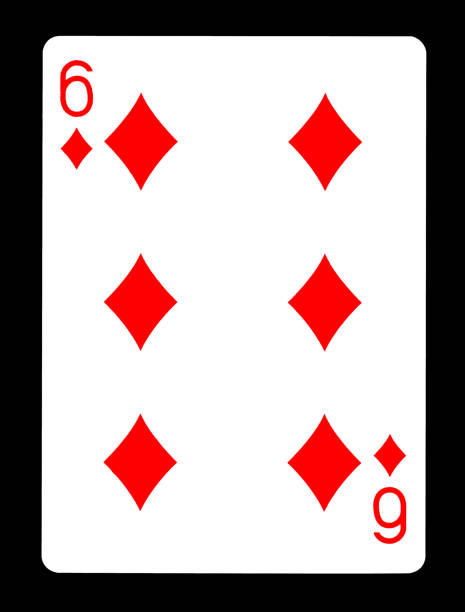
#> input picture Imagenes/seis.jpg, 465 x 612 px
$ jupyter execute --allow-errors tarea_1.ipynb
#> lines starting #> are read from the running program, lines starting #| are printed output that depends on the picture; after the words box and inside, x2 and y2 are one past the last pixel; in counts of white or black regions, pixels touching at a corner belong together
# Librerías

[cell 1]
import numpy as np
import matplotlib.pyplot as plt
from pathlib import Path
from PIL import Image
import cv2

# Funciones y Clases Generales

[cell 2]
class ROISelector:
    '''
    Clase para seleccionar un ROI de una imagen.
    '''
    def __init__(self, image):
        self.image = image.copy()
        self.clone = self.image.copy()
        self.x_init, self.y_init = -1, -1
        self.roi = None

    def select_roi(self, event, x, y, flags, param):
        '''
        Método para seleccionar un ROI de una imagen.

        Parámetros:
            event (cv2 event): evento de OpenCV
            x (int): coordenada x del mouse
            y (int): coordenada y del mouse
            flags (int): flags de OpenCV
            param (any): parámetro adicional
        '''
        if event == cv2.EVENT_LBUTTONDOWN:
            self.x_init, self.y_init = x, y
        elif event == cv2.EVENT_MOUSEMOVE and flags == cv2.EVENT_FLAG_LBUTTON:
            self.image = self.clone.copy()
            cv2.rectangle(self.image, (self.x_init, self.y_init), (x, y), (255, 255, 255), 2)
        elif event == cv2.EVENT_LBUTTONUP:
            self.roi = self.clone[min(self.y_init, y):max(self.y_init, y),
                                 min(self.x_init, x):max(self.x_init, x)]
            cv2.rectangle(self.image, (self.x_init, self.y_init), (x, y), (255, 255, 255), 2)
            cv2.imshow("ROI", self.roi)

    def run(self):
        '''
        Método para ejecutar la selección del ROI.

        Retorno:
            np.array: ROI seleccionado
        '''
        cv2.namedWindow("Image")
        cv2.setMouseCallback("Image", self.select_roi)

        while True:
            cv2.imshow("Image", self.image)
            key = cv2.waitKey(1) & 0xFF

            if key == 27:
                print("Proceso terminado por el usuario.")
                break
            elif self.roi is not None and (key == 13 or key == 10):
                print("ROI seleccionada, devolviendo el array.")
                cv2.destroyAllWindows()
                return self.roi

        cv2.destroyAllWindows()
        return None

[cell 3]
def convolution(image, kernel):
    '''
    Ejecuta la operación de convolución a la imagen con el kernel dado.

    Parámetros:
        image (np.array): imagen de entrada
        kernel (np.array): kernel de convolución

    Retorno:
        np.array: imagen resultante de la convolución
    '''
    # Obtener las dimensiones de la imagen y el kernel
    image_h, image_w = image.shape
    kernel_h, kernel_w = kernel.shape

    # Calcular el padding para cada dimensión (alto y ancho)
    pad_h = kernel_h // 2
    pad_w = kernel_w // 2

    # Crear la imagen con padding
    padded_image = np.zeros((image_h + kernel_h - 1, image_w + kernel_w - 1))
    padded_image[pad_h:pad_h + image_h, pad_w:pad_w + image_w] = image

    # Proceso de convolución
    output = np.zeros_like(image)

    for y in range(image_h):
        for x in range(image_w):
            output[y, x] = np.sum(kernel * padded_image[y:y+kernel_h, x:x+kernel_w])

    return output

def filter_for_image(image, kernel):
    '''
    Crea un filtro para una imagen con un kernel dado.

    Parámetros:
        image (np.array): imagen de entrada
        kernel (np.array): kernel de convolución

    Retorno:
        np.array: filtro para la imagen
    '''
    # Creación de filtro para imagen
    filtro_detector = convolution(image, kernel)

    # Eliminamos filas y columnas que tienen solo 0's
    row_not_zeros = np.any(filtro_detector != 0, axis=1)
    col_not_zeros = np.any(filtro_detector != 0, axis=0)
    filtro_detector = filtro_detector[row_not_zeros][:, col_not_zeros]

    return filtro_detector

def show_image(images, titles):
    '''
    Muestra una o un conjunto de imágenes en un solo plot, destacan las dimensiones de cada imagen.

    Parámetros
        images (np.array, list): Imagen o lista de imágenes a mostrar.
    '''
    if not isinstance(images, list):
        plot_images = [images]
        titles = [titles]

    fig, axs = plt.subplots(1, len(images), figsize = (20, 10))

    # Si solo hay una imagen, axs no es una lista, así que lo convertimos en lista para simplificar el bucle
    if len(images) == 1:
        axs = [axs]

    for i, image in enumerate(images):
        axs[i].imshow(image, cmap = 'gray')
        axs[i].set_title(titles[i])

# Detección de letra `L`

[cell 4]
L_letter = np.zeros((10, 10))
L_letter[3:6, 3] = 1  # Parte vertical de la "L"
L_letter[5, 3:5] = 1  # Parte horizontal de la "L"

kernel = np.array([[-1, -1, -1],
                   [-1,  8, -1],
                   [-1, -1, -1]])

[cell 5]
filter_for_L = filter_for_image(L_letter, kernel)
L_founded = convolution(L_letter, filter_for_L)

[cell 6]
show_image([L_letter, filter_for_L, L_founded], ['Letra L', 'Filtro Detector', 'Resultado de la convolución'])
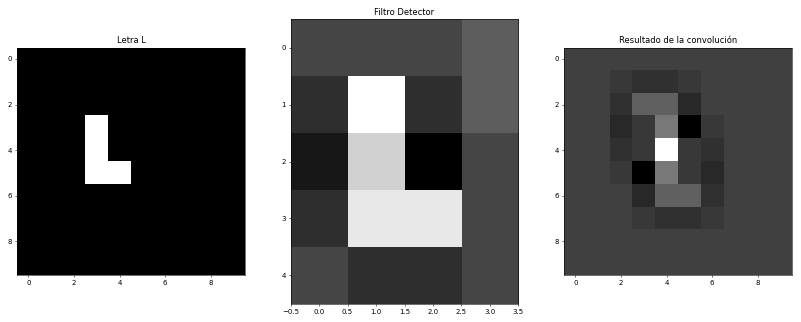
#> figure drawn by matplotlib, 3 panels

[cell 7]
# Valores del filtro
filter_for_L

[cell 8]
# Valores de la convolución
L_founded

[cell 9]
# Mapa de calor para la convolución
plt.figure(figsize=(10, 10))
plt.imshow(L_founded, cmap='viridis')
plt.colorbar()
plt.title('Mapa de calor para la convolución')
plt.show()
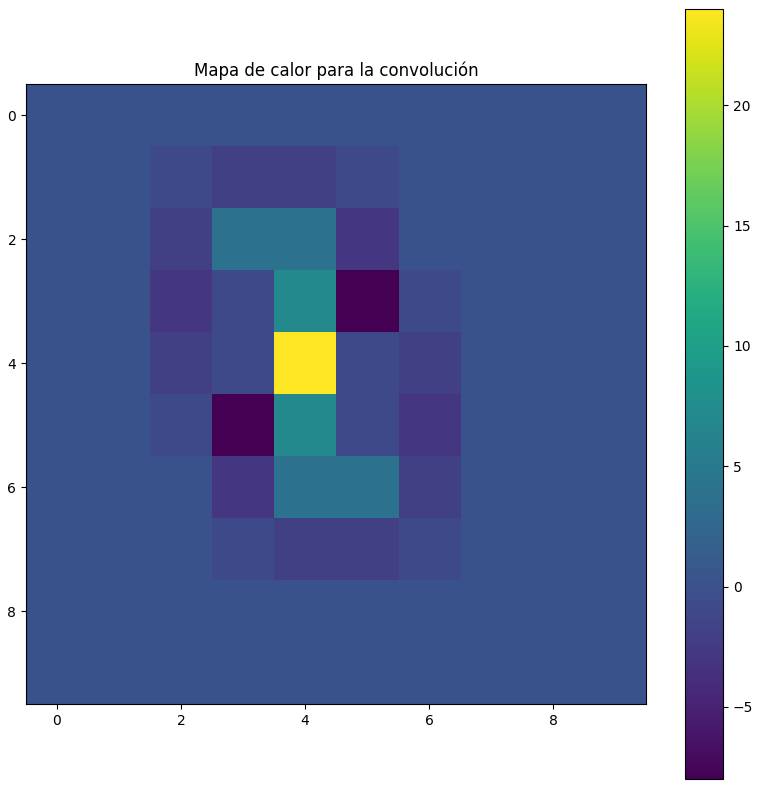
#> figure drawn by matplotlib, 2 panels

# Detección de Patrones Complejos

[cell 10]
# Carga de imagen
six_diamond = cv2.imread('Imagenes/seis.jpg')
#> six_diamond is the input picture: shape (612, 465, 3); mean B, G, R 165.1, 165, 184.2
six_diamond_gray = cv2.cvtColor(six_diamond, cv2.COLOR_BGR2GRAY)
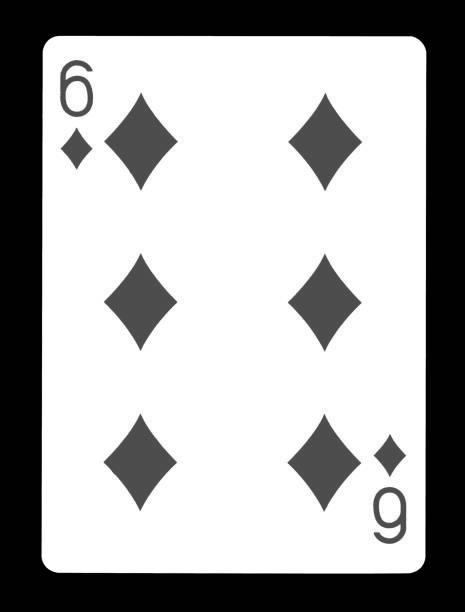
#> six_diamond_gray: shape (612, 465); min 0, max 255, mean 170.8

[cell 11]
show_image([cv2.cvtColor(six_diamond, cv2.COLOR_BGR2RGB), six_diamond_gray], ['Imagen original', 'Imagen en escala de grises'])
#> the loop in show_image (call 2), `for i, image in enumerate(images):` made 2 passes
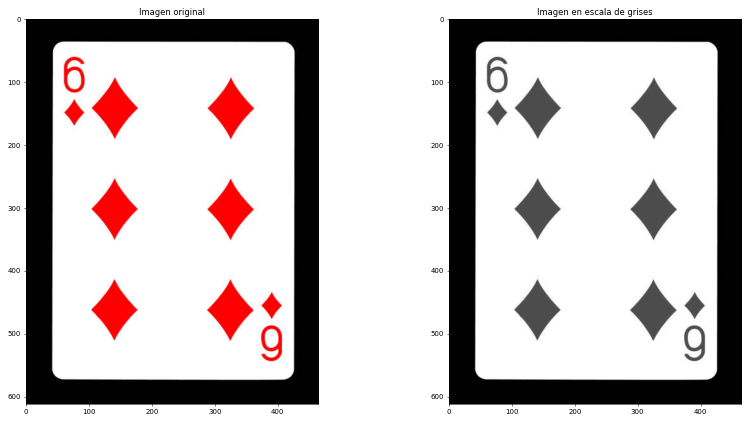
#> figure drawn by matplotlib, 2 panels

## Lectura de imágenes

[cell 12]
# Binarización de imágenes
seis_bin = cv2.threshold(six_diamond_gray, 128 ,255, cv2.THRESH_BINARY)[1]
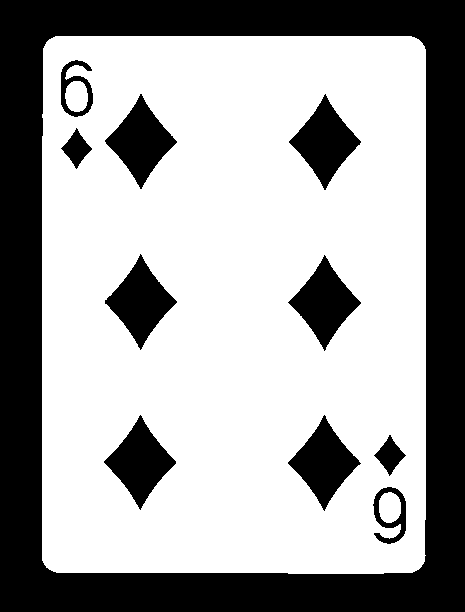
#> seis_bin: shape (612, 465); 64.8% white; 11 black regions, largest, box (x1, y1, x2, y2) and area: (0, 0, 465, 612) 78667, (289, 94, 361, 190) 3131, (105, 254, 177, 350) 3126

# Binarización invertida
seis_bin_inv = cv2.bitwise_not(seis_bin)

[cell 13]
show_image([six_diamond_gray, seis_bin, seis_bin_inv], ['Imagen en escala de grises', 'Binarización', 'Binarización Invertida'])

## Definición de Patrón

[cell 14]
# Haremos las detecciones de los patrones que queremos buscar en las imágenes
selector_diamante = ROISelector(seis_bin_inv)
roi_diamante = selector_diamante.run()
#> (key Esc is pressed here)

$ run again, with Imagenes/SopaLetras.jpg copied over Imagenes/seis.jpg
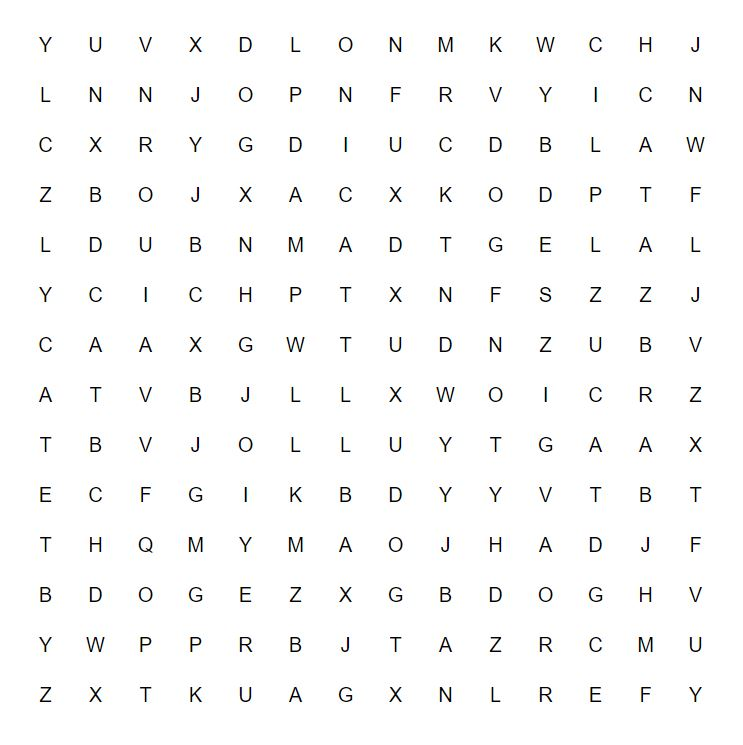
#> input picture Imagenes/SopaLetras.jpg, 743 x 745 px
#> six_diamond is the input picture: shape (745, 743, 3); mean B, G, R 249.3, 249.7, 249.5
#> the loop in show_image (call 2), `for i, image in enumerate(images):` made 2 passes
#> `[cell 11] show_image([cv2.cvtColor(six_diamond, cv2.COLOR_BGR2RGB), si..`:
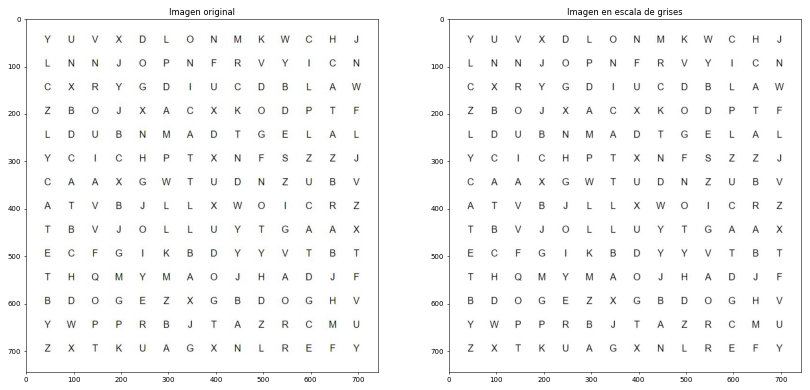
#> figure drawn by matplotlib, 2 panels
#> `seis_bin = cv2.threshold(six_diamond_gray, 128 ,255, cv2.THRESH_BINARY..`:
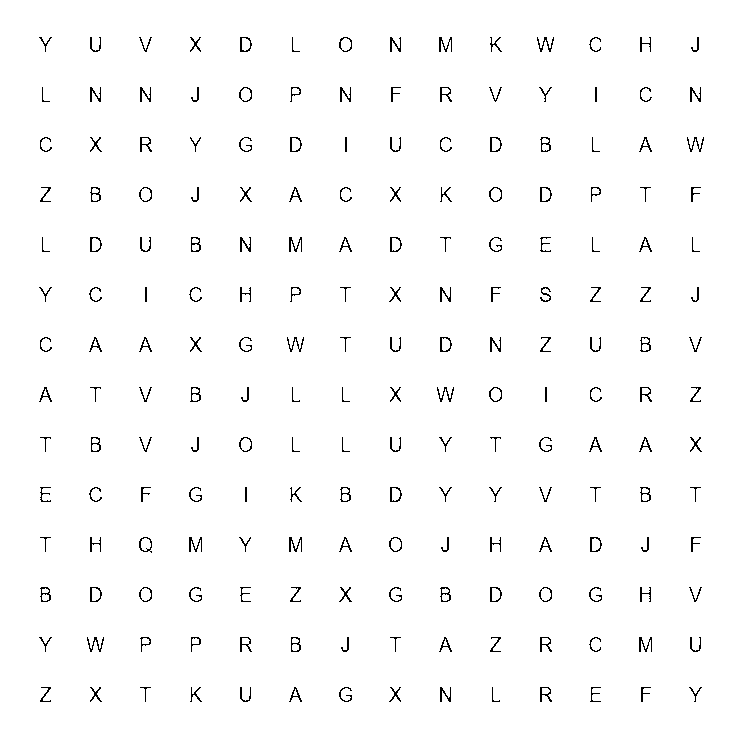
#> seis_bin: shape (745, 743); 98.2% white; black in thin lines or dots, all inside (x1, y1, x2, y2) = (39, 37, 704, 702)

$ run again, with Imagenes/cartas.jpg copied over Imagenes/seis.jpg
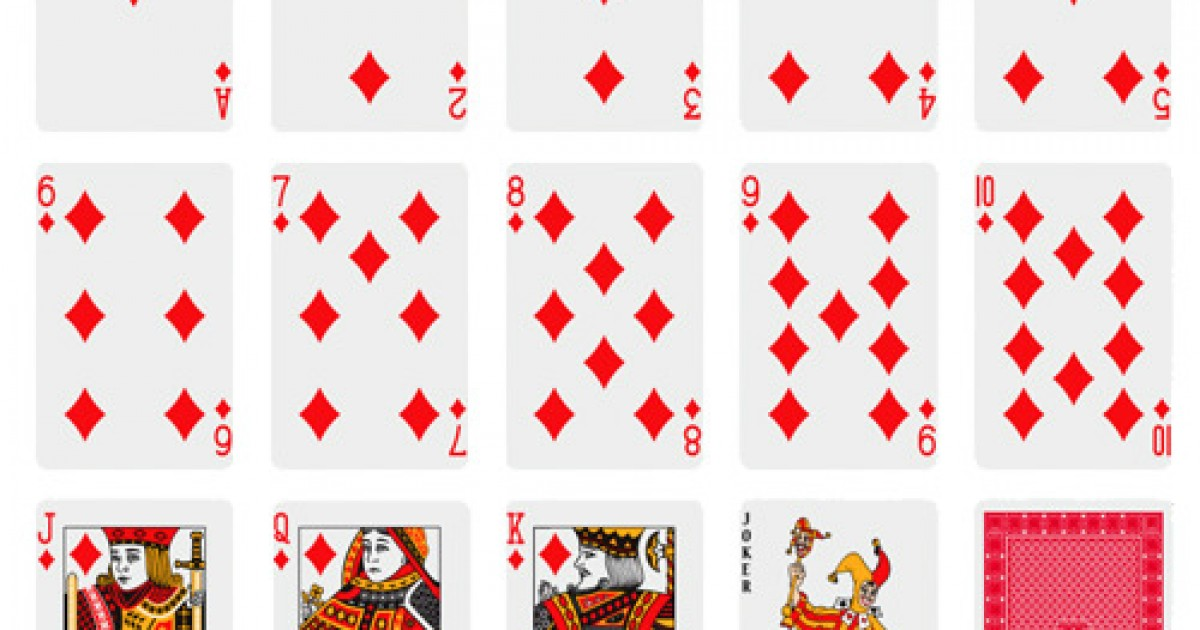
#> input picture Imagenes/cartas.jpg, 1200 x 630 px
#> six_diamond is the input picture: shape (630, 1200, 3); mean B, G, R 212.9, 213.5, 237.5
#> the loop in show_image (call 2), `for i, image in enumerate(images):` made 2 passes
#> `[cell 11] show_image([cv2.cvtColor(six_diamond, cv2.COLOR_BGR2RGB), si..`:
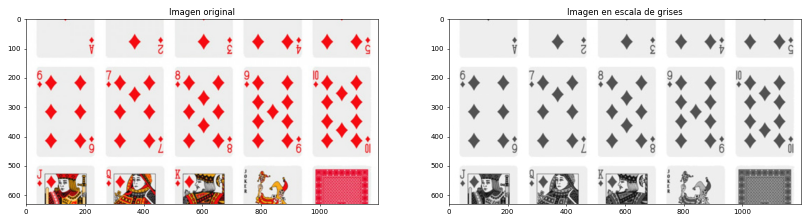
#> figure drawn by matplotlib, 2 panels
#> `seis_bin = cv2.threshold(six_diamond_gray, 128 ,255, cv2.THRESH_BINARY..`:
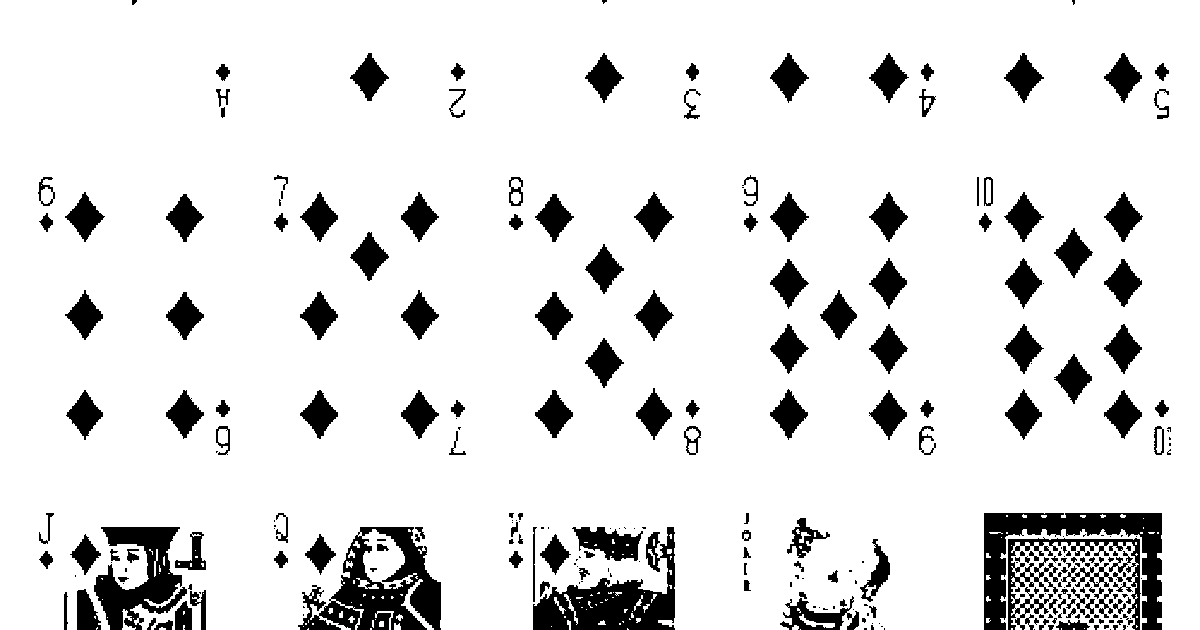
#> seis_bin: shape (630, 1200); 88.6% white; 296 black regions (133 under 20 px), largest, box (x1, y1, x2, y2) and area: (984, 513, 1162, 630) 7183, (298, 527, 441, 630) 7133, (533, 527, 675, 630) 6177
